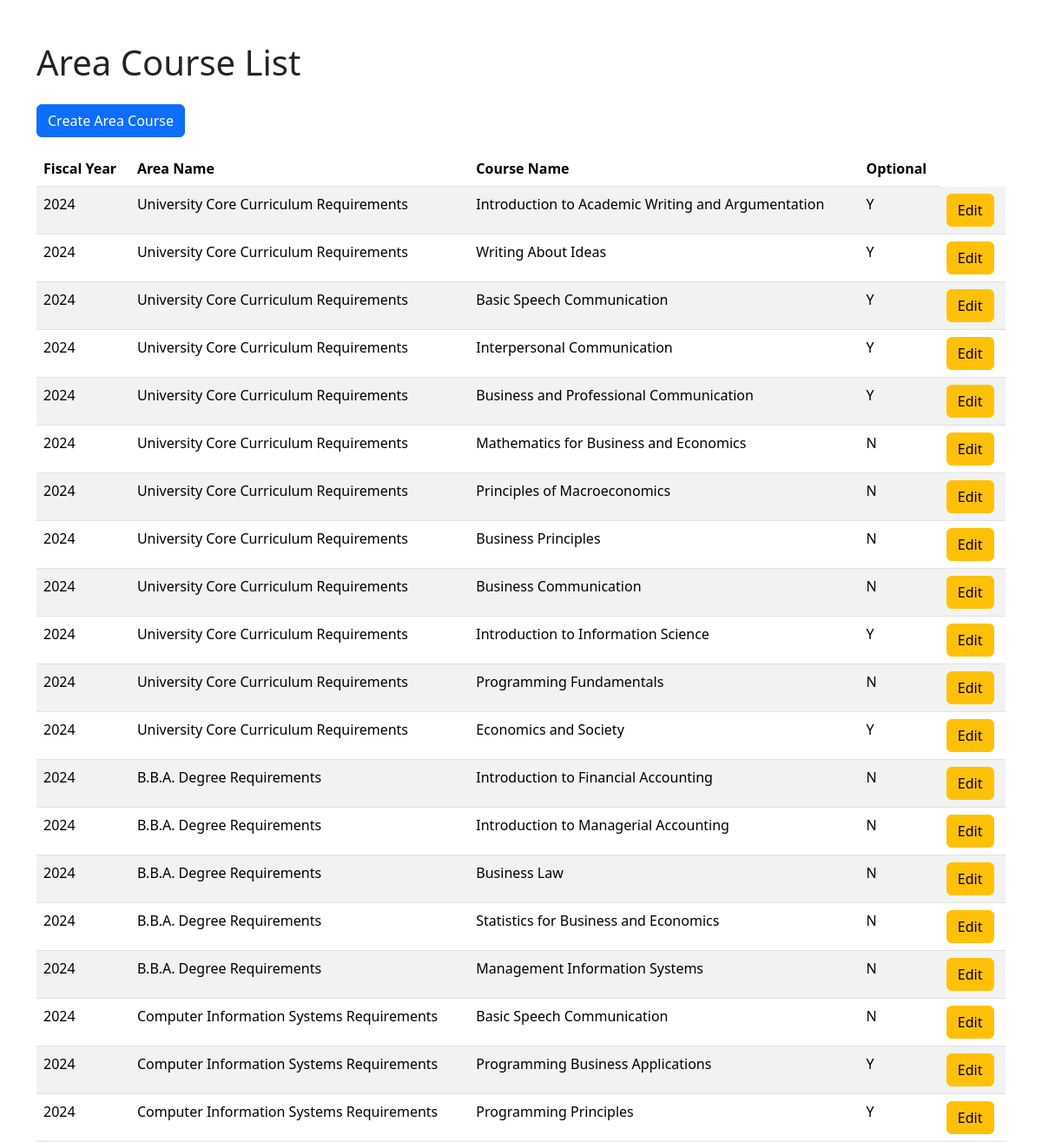
Screenshot of /areacourses/ with the database file from the repository.
### data/models.py (models this page shows, shortened)
class Area_Course(models.Model):
    fiscal_year = models.IntegerField()
    area = models.ForeignKey(Area, on_delete=models.CASCADE)
    course = models.ForeignKey(Course, on_delete=models.CASCADE)
    optional = models.BooleanField(default=False)

class Area(models.Model):
    area_name = models.CharField(max_length=100, help_text="The name of the Area.")
    area_description = models.CharField(
        blank=True,null=True, max_length=200, help_text="The description of the Area."
    )
    total_hours = models.IntegerField()
    degree = models.ForeignKey(Degree, on_delete=models.CASCADE)

class Course(models.Model):
    course_number = models.CharField(max_length=100, help_text="The number of the Course.")
    course_name = models.CharField(max_length=100, help_text="The name of the Course.")
    course_description = models.CharField(
        blank=True,null=True, max_length=200, help_text="The description of the Course."
    )
    hours = models.IntegerField()

### data/views.py (the view)
# urls.py: path("areacourses/", views.area_course_list, name="area_course_list"),
def area_course_list(request):
    area_courses = Area_Course.objects.select_related("course").select_related("area").all()
    return render(request,"areacourse/area-course-list.html",{'areacourses':area_courses})

### data/templates/areacourse/area-course-list.html
{% extends 'base.html' %}
{% block content %}
<h1 class="display-6 mb-4">Area Course List</h1>
<a href="/areacourses/new" class="btn btn-primary mb-3">Create Area Course</a>
<table class="table table-striped">
    <thead>
        <tr>
            <th scope="col">Fiscal Year</th>
            <th scope="col">Area Name</th>
            <th scope="col">Course Name</th>
            <th scope="col">Optional</th>
        </tr>
    </thead>
    <tbody>
        {% for areacourse in areacourses %}
        <tr>
            <td>{{ areacourse.fiscal_year }}</td>
            <td>{{ areacourse.area.area_name }}</td>
            <td>{{ areacourse.course.course_name }}</td>
            <td>{{ areacourse.optional|yesno:"Y,N" }}</td>
            <td><a href="/areacourses/{{ areacourse.id }}" class="btn btn-warning">Edit</a></td>
        </tr>
        {% endfor %}
    </tbody>
</table>
{% endblock %}

### rows the page displays
Area_Course: fiscal_year "2024", area.area_name "University Core Curriculum Requirements", course.course_name "Introduction to Academic Writing and Argumentation", optional "Y"
Area_Course: fiscal_year "2024", area.area_name "University Core Curriculum Requirements", course.course_name "Writing About Ideas", optional "Y"
Area_Course: fiscal_year "2024", area.area_name "University Core Curriculum Requirements", course.course_name "Basic Speech Communication", optional "Y"
Area_Course: fiscal_year "2024", area.area_name "University Core Curriculum Requirements", course.course_name "Interpersonal Communication", optional "Y"
Area_Course: fiscal_year "2024", area.area_name "University Core Curriculum Requirements", course.course_name "Business and Professional Communication", optional "Y"
Area_Course: fiscal_year "2024", area.area_name "University Core Curriculum Requirements", course.course_name "Mathematics for Business and Economics", optional "N"
Area_Course: fiscal_year "2024", area.area_name "University Core Curriculum Requirements", course.course_name "Principles of Macroeconomics", optional "N"
Area_Course: fiscal_year "2024", area.area_name "University Core Curriculum Requirements", course.course_name "Business Principles", optional "N"
Area_Course: fiscal_year "2024", area.area_name "University Core Curriculum Requirements", course.course_name "Business Communication", optional "N"
Area_Course: fiscal_year "2024", area.area_name "University Core Curriculum Requirements", course.course_name "Introduction to Information Science", optional "Y"
Area_Course: fiscal_year "2024", area.area_name "University Core Curriculum Requirements", course.course_name "Programming Fundamentals", optional "N"
Area_Course: fiscal_year "2024", area.area_name "University Core Curriculum Requirements", course.course_name "Economics and Society", optional "Y"
Area_Course: fiscal_year "2024", area.area_name "B.B.A. Degree Requirements", course.course_name "Introduction to Financial Accounting", optional "N"
Area_Course: fiscal_year "2024", area.area_name "B.B.A. Degree Requirements", course.course_name "Introduction to Managerial Accounting", optional "N"
Area_Course: fiscal_year "2024", area.area_name "B.B.A. Degree Requirements", course.course_name "Business Law", optional "N"
Area_Course: fiscal_year "2024", area.area_name "B.B.A. Degree Requirements", course.course_name "Statistics for Business and Economics", optional "N"
Area_Course: fiscal_year "2024", area.area_name "B.B.A. Degree Requirements", course.course_name "Management Information Systems", optional "N"
Area_Course: fiscal_year "2024", area.area_name "Computer Information Systems Requirements", course.course_name "Basic Speech Communication", optional "N"
Area_Course: fiscal_year "2024", area.area_name "Computer Information Systems Requirements", course.course_name "Programming Business Applications", optional "Y"
Area_Course: fiscal_year "2024", area.area_name "Computer Information Systems Requirements", course.course_name "Programming Principles", optional "Y"
